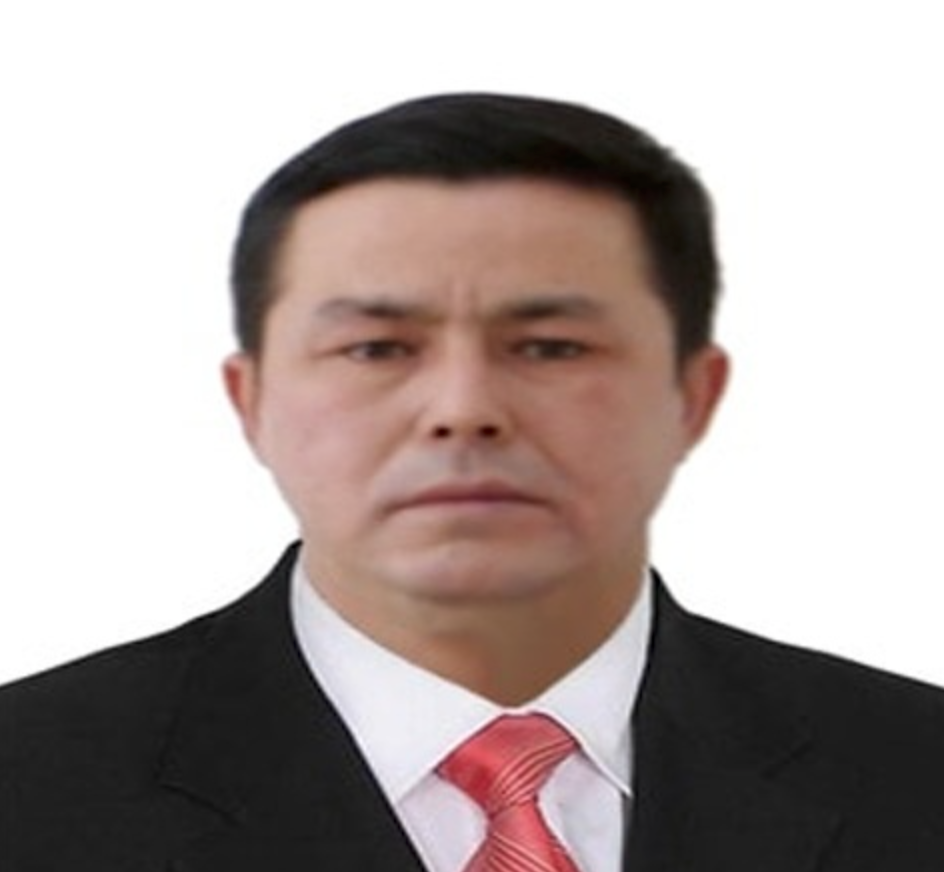
//> input picture python/code_016/test.png, 944 x 872 px
$ ./opencv_016   (built with g++ and OpenCV 4)
//> lines starting //> are read from the running program, lines starting //| are printed output that depends on the picture; after the words box and inside, x2 and y2 are one past the last pixel; in counts of white or black regions, pixels touching at a corner belong together
#include<opencv2/opencv.hpp>
#include<iostream>

using namespace cv;
using namespace std;

int main(int argc, char** argv) {
	Mat src = imread("./test.png");
//> src is the input picture: 872 rows x 944 cols, CV_8UC3; mean B, G, R 161.7, 164.5, 176
	namedWindow("input", WINDOW_AUTOSIZE);
	imshow("input", src);
	int h = src.rows;
//> h = 872
	int w = src.cols;
//> w = 944

	// ��ȡROI
	int cy = h / 2;
//> cy = 436
	int cx = w / 2;
//> cx = 472
	Rect rect(cx - 100, cy - 100, 200, 200);
//> rect = Rect(372, 336, 200, 200)
	Mat roi = src(rect);
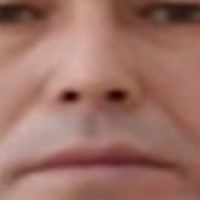
//> roi: 200 rows x 200 cols, CV_8UC3; mean B, G, R 101, 112, 156.8
	imshow("roi", roi);

	Mat image = roi.clone();
	// modify ROI
	roi.setTo(Scalar(255, 0, 0));
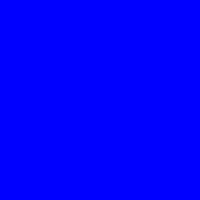
//> roi: 200 rows x 200 cols, CV_8UC3; mean B, G, R 255, 0, 0
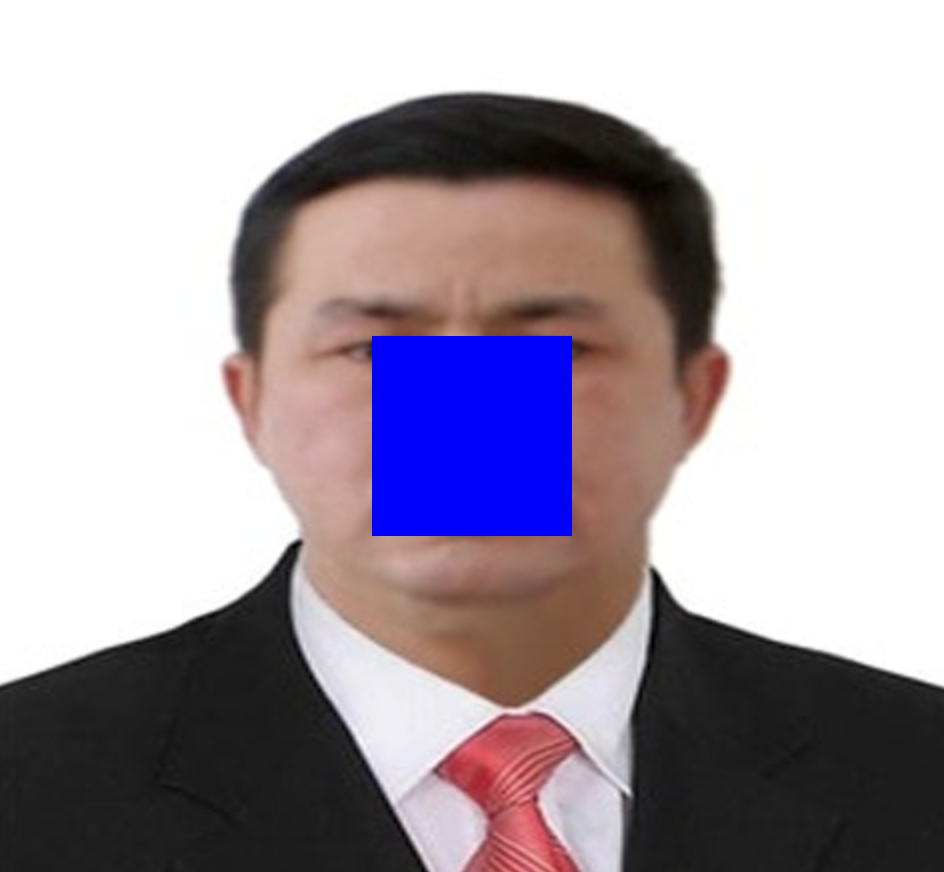
//> src: 872 rows x 944 cols, CV_8UC3; 4.86% of pixels changed, all inside (x1, y1, x2, y2) = (372, 336, 572, 536)
	imshow("result", src);

	// modify copy roi
	image.setTo(Scalar(0, 0, 255));
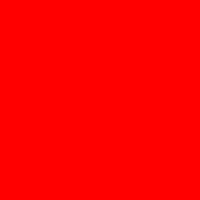
//> image: 200 rows x 200 cols, CV_8UC3; mean B, G, R 0, 0, 255
	imshow("result", src);
	imshow("copy roi", image);

	// example with ROI - generate mask
	Mat src2 = imread("./test.png");
	imshow("src2", src2);
	Mat hsv, mask;
	cvtColor(src2, hsv, COLOR_BGR2HSV);
//> hsv: 872 rows x 944 cols, CV_8UC3; mean H, S, V 19.3, 27.6, 176.4
	inRange(hsv, Scalar(35, 43, 46), Scalar(99, 255, 255), mask);
//> mask: 872 rows x 944 cols, CV_8UC1; every value is 0
	imshow("mask", mask);

	// extract person ROI
	Mat person;
	bitwise_not(mask, mask);
//> mask: 872 rows x 944 cols, CV_8UC1; every value is 255
	bitwise_and(src2, src2, person, mask);
	imshow("person", person);

	// generate background
	Mat result = Mat::zeros(src2.size(), src2.type());
	result.setTo(Scalar(255, 0, 0));

	// combine background + person
	Mat dst;
	bitwise_not(mask, mask);
	bitwise_or(person, result, dst, mask);
//> dst: 872 rows x 944 cols, CV_8UC3; every value is 0
	add(dst, person, dst);

	imshow("dst", dst);
	waitKey(0);
	return 0;
}
